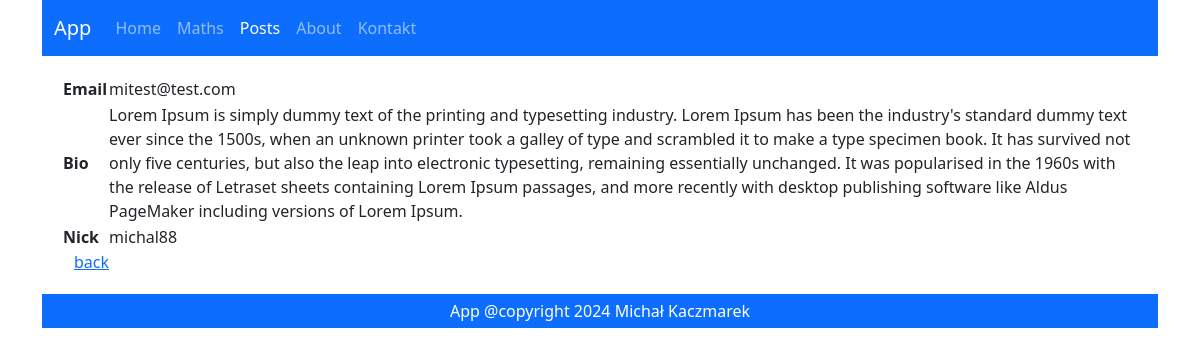
Screenshot of /posts/author/5 with the database file from the repository.
### posts/models.py (models this page shows, shortened)
class Author(models.Model):
    nick = models.CharField(max_length=20)
    email = models.EmailField()
    bio = models.TextField(null=True, blank=True)

### posts/views.py (the view)
# urls.py: path('author/<int:id>', author_details, name="authors_details")
def author_details(request, id):
    author = Author.objects.get(id=id)
    return render(
        request=request,
        template_name='authors/details.html',
        context={"author": author}
    )

### posts/templates/authors/details.html (shortened to what this page needs)
{% extends "main.html" %}
{% block content %}
   <table>
       <tr>
           <th>Email</th>
           <td>{{ author.email }}</td>
       </tr>
       <tr>
           <th>Bio</th>
           <td>{{ author.bio }}</td>
       </tr>
       <tr>
           <th>Nick</th>
           <td>{{ author.nick }}</td>
       </tr>
   </table>
   <a href="{% url "posts:authors_list" %}">back</a>
{% endblock %}

### rows the page displays
Author: email "mitest@test.com", bio "Lorem Ipsum is simply dummy text of the printing and typesetting industry. Lorem Ipsum has been the industry's standard dummy text ever since the 1500s, when an unknown printer took a galley of type and scrambled it to make a type specimen book. It has survived not only five centuries, but also the leap into electronic typesetting, remaining essentially unchanged. It was popularised in the 1960s with the release of Letraset sheets containing Lorem Ipsum passages, and more recently with desktop publishing software like Aldus PageMaker including versions of Lorem Ipsum.", nick "michal88"
